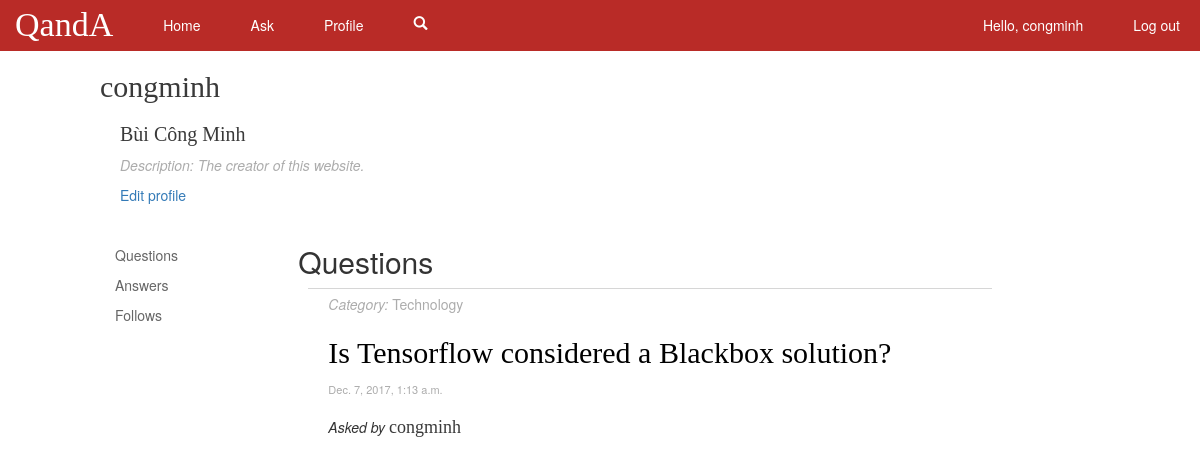
The app's page /profile/8/ (signed in), older data.
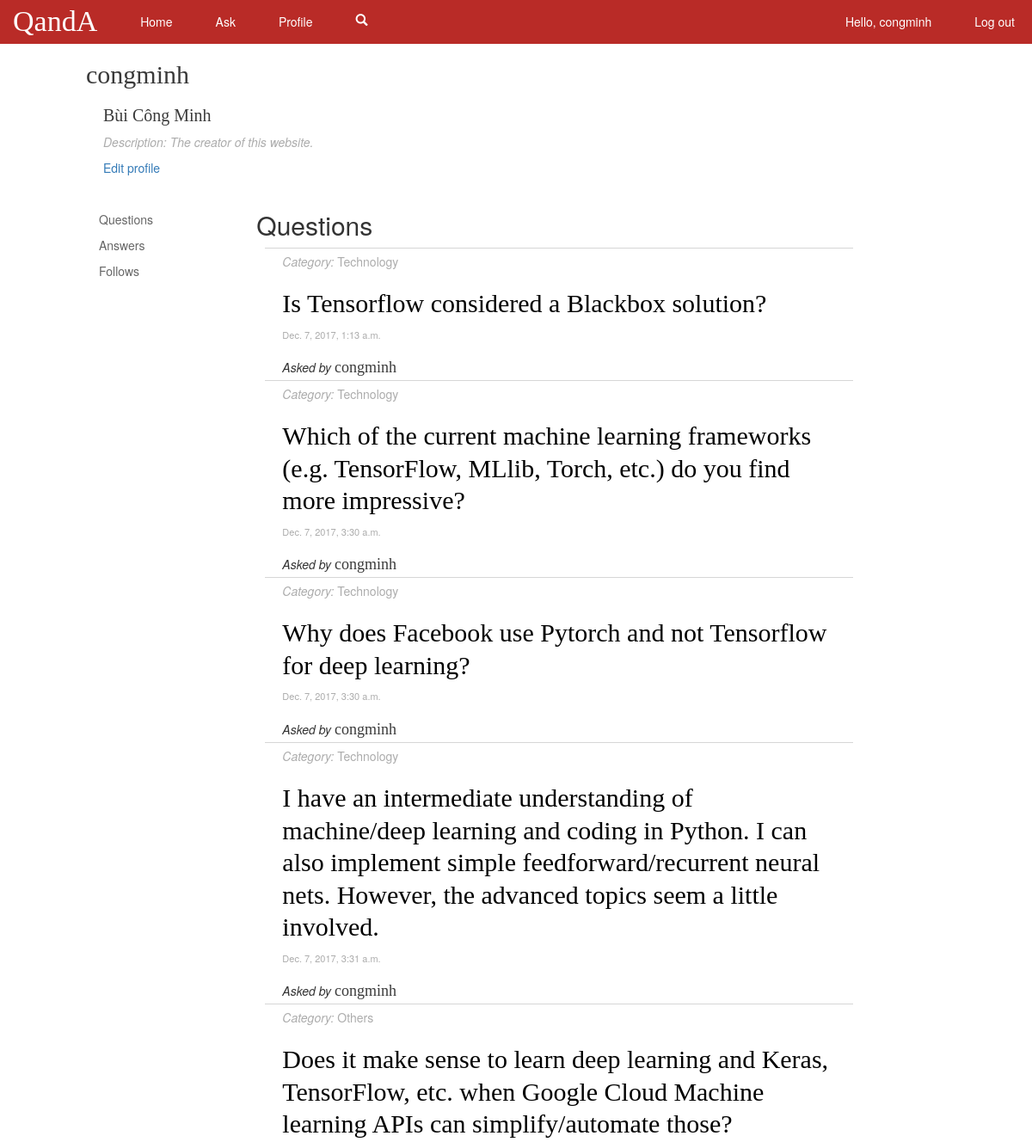
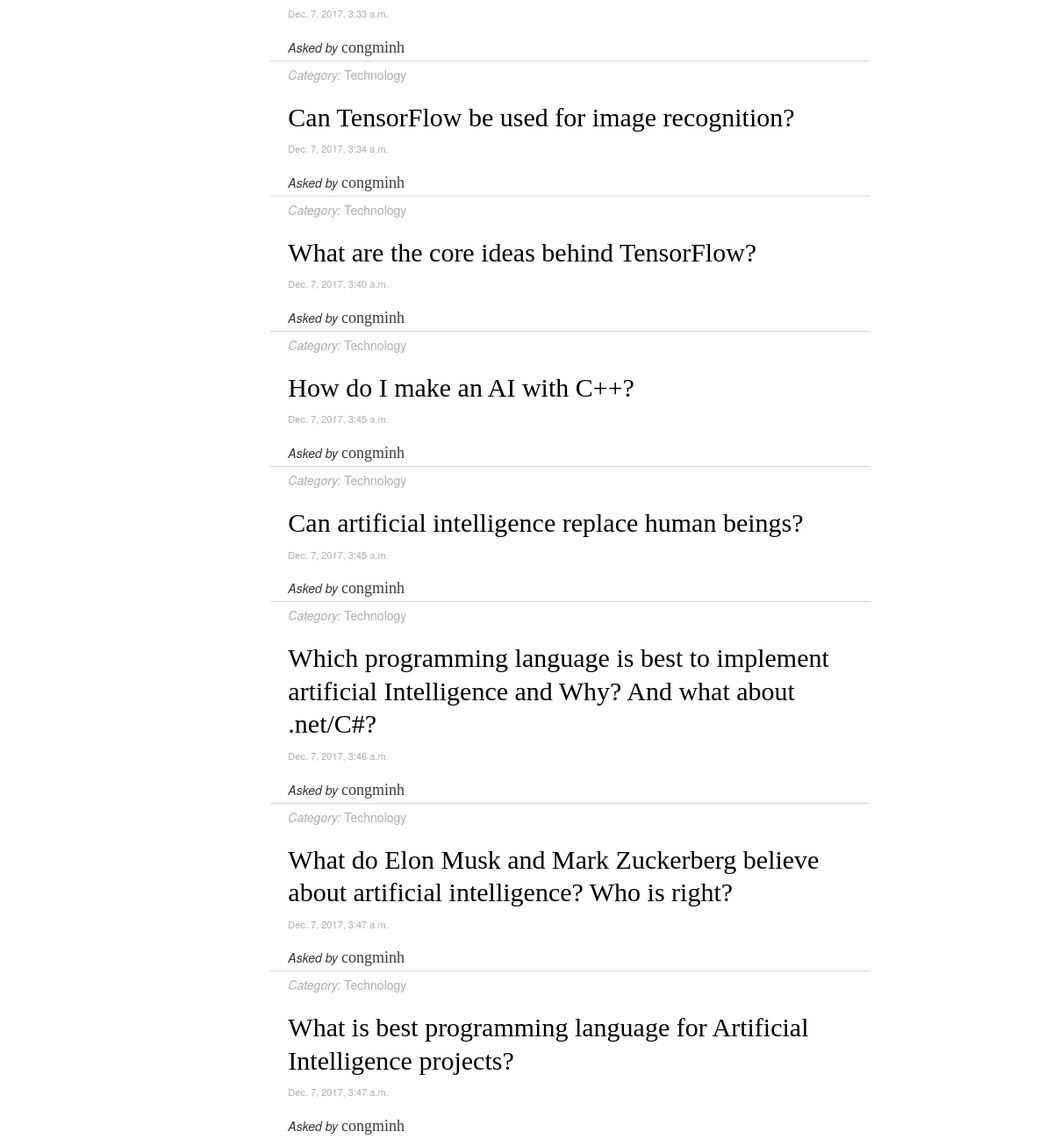
The same page, newer data (2 pictures, top to bottom).
### polls/models.py (models this page shows, shortened)
class Question(models.Model):
	content = models.CharField(max_length=200)
	category = models.CharField(max_length=30, null=True)
	time = models.DateTimeField('date asked')
	user = models.ForeignKey(User, on_delete=models.CASCADE, related_name="creator")
	followers = models.ManyToManyField(User, related_name="followers")

### polls/views.py (the view)
# urls.py: url(r'^profile/(?P<user_id>[0-9]+)/$', views.profile, name='profile'),
@login_required
def profile(request, user_id):
	asked_questions = Question.objects.filter(user__id = user_id)
	user = User.objects.get(id = user_id)
	context = {'asked_questions' : asked_questions, 'user_id' : int(user_id), 'target_user' : user}
	return render(request, 'polls/profile.html', context)

### polls/templates/polls/profile.html
{% extends "polls/base_profile.html" %}
{% load static%}
{% block procontent %}
<div class="col-xs-8 test2">
	<h2>Questions</h2>
	{% include 'polls/questions.html' with questions=asked_questions %}
</div>
{% endblock procontent %}

### polls/templates/polls/questions.html
{% load static %}
{% for question in questions %}
	<div class="content-wrapper">
		<div><a href="{% url 'polls:category' question.category %}" class="category"><i>Category:</i> {{question.category}}</a></div>
		<h2><a href="{% url 'polls:details' question.id %}" class="accent-text question-text">{{question.content}}</a></h2>
		<div class="time">{{question.time}}</div>
		<br>
		<div><span class="tagging-text">Asked by </span><a href="{% url 'polls:profile' question.user.id %}" class="accent-text username">{{question.user.username}}</a></div>
	</div>
{% endfor %}

Row changes from the older to the newer data that the page shows:
added Question: category "Technology", content "Which of the current machine learning frameworks (e.g. TensorFlow, MLlib, Torch, etc.) do you find more impressive?", time "Dec. 7, 2017, 3:30 a.m.", user.username "congminh"
added Question: category "Technology", content "Why does Facebook use Pytorch and not Tensorflow for deep learning?", time "Dec. 7, 2017, 3:30 a.m.", user.username "congminh"
added Question: category "Technology", content "I have an intermediate understanding of machine/deep learning and coding in Python. I can also implement simple feedforward/recurrent neural nets. However, the advanced topics seem a little involved.", time "Dec. 7, 2017, 3:31 a.m.", user.username "congminh"
added Question: category "Others", content "Does it make sense to learn deep learning and Keras, TensorFlow, etc. when Google Cloud Machine learning APIs can simplify/automate those?", time "Dec. 7, 2017, 3:33 a.m.", user.username "congminh"
added Question: category "Technology", content "Can TensorFlow be used for image recognition?", time "Dec. 7, 2017, 3:34 a.m.", user.username "congminh"
added Question: category "Technology", content "What are the core ideas behind TensorFlow?", time "Dec. 7, 2017, 3:40 a.m.", user.username "congminh"
added Question: category "Technology", content "How do I make an AI with C++?", time "Dec. 7, 2017, 3:45 a.m.", user.username "congminh"
added Question: category "Technology", content "Can artificial intelligence replace human beings?", time "Dec. 7, 2017, 3:45 a.m.", user.username "congminh"
added Question: category "Technology", content "Which programming language is best to implement artificial Intelligence and Why? And what about .net/C#?", time "Dec. 7, 2017, 3:46 a.m.", user.username "congminh"
added Question: category "Technology", content "What do Elon Musk and Mark Zuckerberg believe about artificial intelligence? Who is right?", time "Dec. 7, 2017, 3:47 a.m.", user.username "congminh"
added Question: category "Technology", content "What is best programming language for Artificial Intelligence projects?", time "Dec. 7, 2017, 3:47 a.m.", user.username "congminh"
